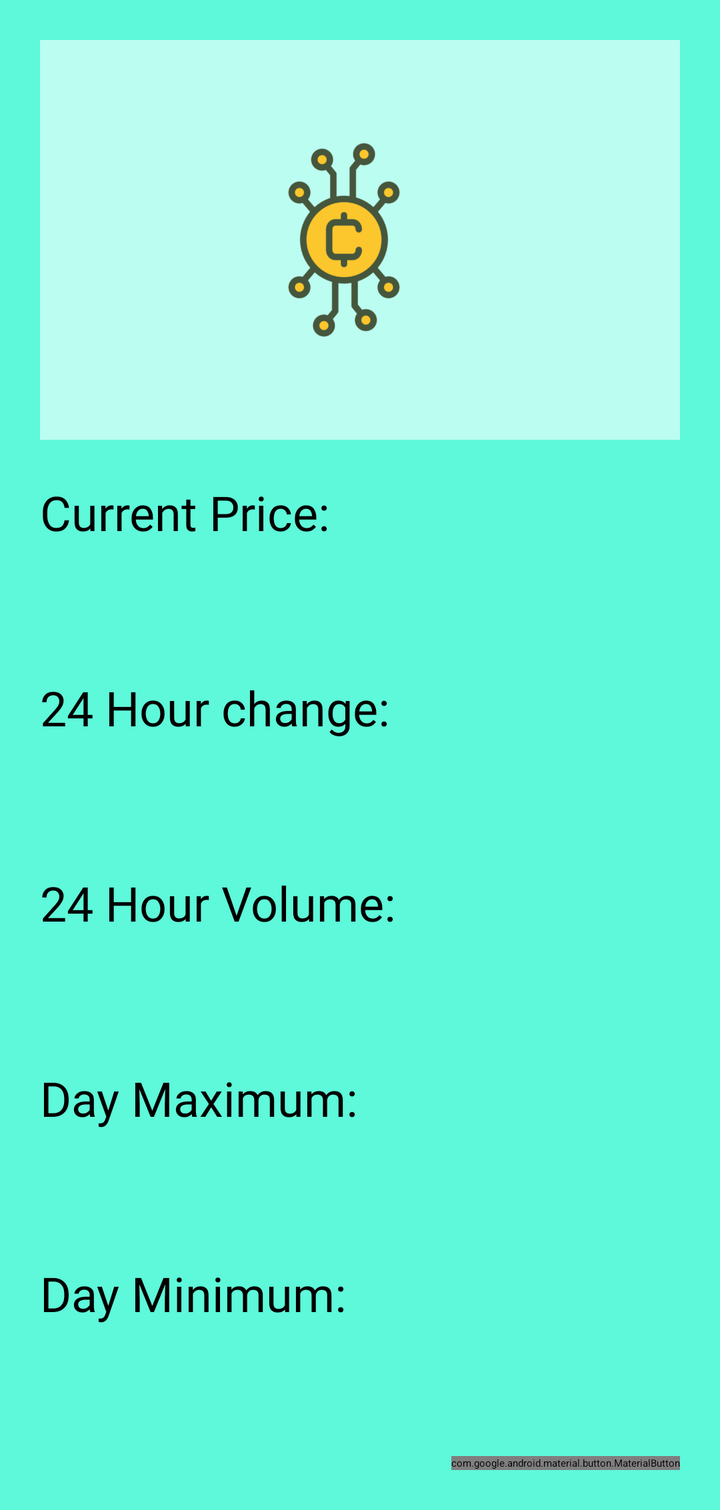
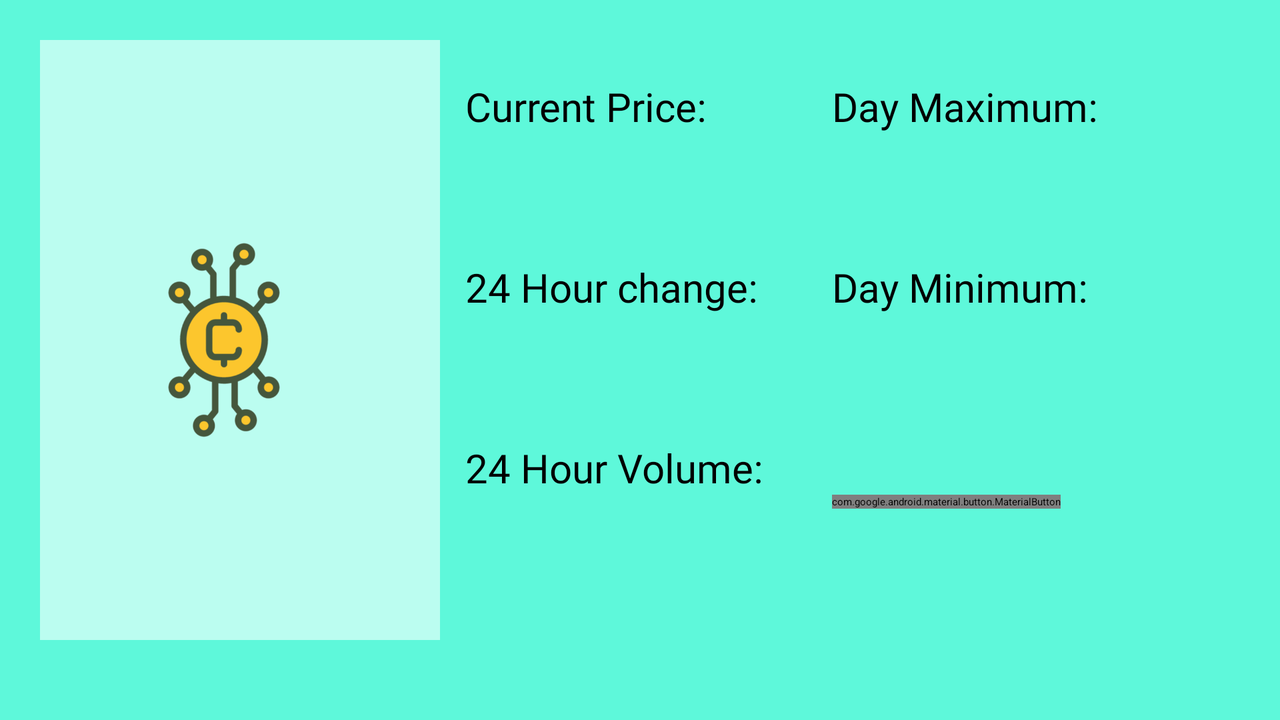

An Android layout and its configuration variant, each rendered on a device that would load it. The default file and the variant file are quoted in full after the pictures.
<!-- AndroidManifest.xml: application theme Theme.MyCryptoApp -->
<!-- res/layout/activity_detailed.xml -->
<?xml version="1.0" encoding="utf-8"?>
<ScrollView xmlns:android="http://schemas.android.com/apk/res/android"
    xmlns:app="http://schemas.android.com/apk/res-auto"
    xmlns:tools="http://schemas.android.com/tools"
    android:layout_width="match_parent"
    android:layout_height="match_parent"
    android:background="@color/theme_BG2"
    tools:context=".DetailedActivity">

    <androidx.constraintlayout.widget.ConstraintLayout
        android:id="@+id/Constrainted1"
        android:layout_width="match_parent"
        android:layout_height="wrap_content"
        app:layout_constraintBottom_toBottomOf="parent"
        app:layout_constraintEnd_toEndOf="parent"
        app:layout_constraintStart_toStartOf="parent"
        app:layout_constraintTop_toTopOf="parent">

        <androidx.cardview.widget.CardView
            android:id="@+id/cardView"
            android:layout_width="0dp"
            android:layout_height="200dp"
            android:layout_margin="20dp"
            app:layout_constraintEnd_toEndOf="parent"
            app:layout_constraintStart_toStartOf="parent"
            app:layout_constraintTop_toTopOf="parent">

            <LinearLayout
                android:id="@+id/ll_DA"
                android:layout_width="match_parent"
                android:layout_height="match_parent"
                android:background="@color/default_But"
                android:orientation="horizontal"
                android:padding="20dp">

                <com.google.android.material.imageview.ShapeableImageView
                    android:id="@+id/imageView2"
                    android:layout_width="wrap_content"
                    android:layout_height="wrap_content"
                    android:layout_gravity="center|center_vertical"
                    android:layout_margin="20dp"
                    android:layout_weight="1"
                    android:adjustViewBounds="false"
                    android:padding="5dp"
                    app:srcCompat="@drawable/app_icon" />

                <TextView
                    android:id="@+id/textViewFullName"
                    android:layout_width="wrap_content"
                    android:layout_height="wrap_content"
                    android:layout_gravity="center|center_vertical"
                    android:layout_margin="20dp"
                    android:layout_weight="1.5"
                    android:fontFamily="@font/bebas"
                    android:textColor="@color/black"
                    android:textSize="65sp" />
            </LinearLayout>

        </androidx.cardview.widget.CardView>

        <com.google.android.material.button.MaterialButton
            android:id="@+id/eventsButton_DA"
            android:layout_width="wrap_content"
            android:layout_height="wrap_content"
            android:layout_margin="20dp"
            android:background="@color/teal_700"
            android:fontFamily="@font/bebas"
            android:text="Events"
            android:textColor="@color/default_But"
            android:textSize="34sp"
            app:layout_constraintBottom_toBottomOf="parent"
            app:layout_constraintEnd_toEndOf="parent"
            app:layout_constraintTop_toBottomOf="@+id/textViewMinDet" />

        <TextView
            android:id="@+id/textView8"
            android:layout_width="wrap_content"
            android:layout_height="wrap_content"
            android:layout_marginStart="20dp"
            android:layout_marginLeft="20dp"
            android:layout_marginTop="20dp"
            android:fontFamily="@font/roboto_medium"
            android:text="@string/day_maximum"
            android:textColor="@color/black"
            android:textSize="24sp"
            app:layout_constraintStart_toStartOf="parent"
            app:layout_constraintTop_toBottomOf="@+id/textView24HourVolDet" />

        <TextView
            android:id="@+id/textViewMaxDet"
            android:layout_width="wrap_content"
            android:layout_height="wrap_content"
            android:fontFamily="@font/bebas"
            android:textColor="@color/black"
            android:textSize="34sp"
            app:layout_constraintStart_toStartOf="@+id/textView8"
            app:layout_constraintTop_toBottomOf="@+id/textView8" />

        <TextView
            android:id="@+id/textView2"
            android:layout_width="wrap_content"
            android:layout_height="wrap_content"
            android:layout_marginStart="20dp"
            android:layout_marginLeft="20dp"
            android:layout_marginTop="20dp"
            android:fontFamily="@font/roboto_medium"
            android:text="@string/current_price"
            android:textColor="@color/black"
            android:textSize="24sp"
            app:layout_constraintStart_toStartOf="parent"
            app:layout_constraintTop_toBottomOf="@+id/cardView"
            app:layout_constraintVertical_chainStyle="packed" />


        <TextView
            android:id="@+id/textView9"
            android:layout_width="wrap_content"
            android:layout_height="wrap_content"
            android:layout_marginStart="20dp"
            android:layout_marginLeft="20dp"
            android:layout_marginTop="20dp"
            android:fontFamily="@font/roboto_medium"
            android:text="@string/_24_hour_volume"
            android:textColor="@color/black"
            android:textSize="24sp"
            app:layout_constraintStart_toStartOf="parent"
            app:layout_constraintTop_toBottomOf="@+id/textViewChange24HourDet" />

        <TextView
            android:id="@+id/textView"
            android:layout_width="wrap_content"
            android:layout_height="wrap_content"
            android:layout_marginStart="20dp"
            android:layout_marginLeft="20dp"
            android:layout_marginTop="20dp"
            android:fontFamily="@font/roboto_medium"
            android:text="@string/_24_hour_change"
            android:textColor="@color/black"
            android:textSize="24sp"
            app:layout_constraintStart_toStartOf="parent"
            app:layout_constraintTop_toBottomOf="@+id/textViewPriceDet" />

        <TextView
            android:id="@+id/textViewChange24HourDet"
            android:layout_width="wrap_content"
            android:layout_height="wrap_content"
            android:fontFamily="@font/bebas"
            android:textColor="@color/black"
            android:textSize="34sp"
            app:layout_constraintStart_toStartOf="@+id/textView"
            app:layout_constraintTop_toBottomOf="@+id/textView" />

        <TextView
            android:id="@+id/textView6"
            android:layout_width="wrap_content"
            android:layout_height="wrap_content"
            android:layout_marginStart="20dp"
            android:layout_marginLeft="20dp"
            android:layout_marginTop="20dp"
            android:fontFamily="@font/roboto_medium"
            android:text="@string/day_minimum"
            android:textColor="@color/black"
            android:textSize="24sp"
            app:layout_constraintStart_toStartOf="parent"
            app:layout_constraintTop_toBottomOf="@+id/textViewMaxDet" />

        <TextView
            android:id="@+id/textView24HourVolDet"
            android:layout_width="wrap_content"
            android:layout_height="wrap_content"
            android:fontFamily="@font/bebas"
            android:textColor="@color/black"
            android:textSize="34sp"
            app:layout_constraintStart_toStartOf="@+id/textView9"
            app:layout_constraintTop_toBottomOf="@+id/textView9" />

        <TextView
            android:id="@+id/textViewPriceDet"
            android:layout_width="wrap_content"
            android:layout_height="wrap_content"
            android:fontFamily="@font/bebas"
            android:textColor="@color/black"
            android:textSize="34sp"
            app:layout_constraintStart_toStartOf="@+id/textView2"
            app:layout_constraintTop_toBottomOf="@+id/textView2" />

        <TextView
            android:id="@+id/textViewMinDet"
            android:layout_width="wrap_content"
            android:layout_height="wrap_content"
            android:fontFamily="@font/bebas"
            android:textColor="@color/black"
            android:textSize="34sp"
            app:layout_constraintStart_toStartOf="@+id/textView6"
            app:layout_constraintTop_toBottomOf="@+id/textView6" />

        <androidx.constraintlayout.widget.Guideline
            android:id="@+id/guideline3"
            android:layout_width="wrap_content"
            android:layout_height="wrap_content"
            android:orientation="vertical"
            app:layout_constraintGuide_begin="201dp"
            app:layout_constraintGuide_percent="0.5" />

    </androidx.constraintlayout.widget.ConstraintLayout>


</ScrollView>
<!-- resources referenced by this layout -->
<resources>
  <color name="black">#FF000000</color>
  <color name="default_But">#BBFDF0</color>
  <color name="teal_700">#FF018786</color>
  <color name="theme_BG2">#5EF8DA</color>
  <!-- drawable app_icon: png bitmap (drawable, 32886 bytes) -->
  <string name="_24_hour_change">24 Hour change:</string>
  <string name="_24_hour_volume">24 Hour Volume:</string>
  <string name="current_price">Current Price:</string>
  <string name="day_maximum">Day Maximum:</string>
  <string name="day_minimum">Day Minimum:</string>
  <style name="Theme.MyCryptoApp" parent="Theme.MaterialComponents.DayNight.NoActionBar">
          
          <item name="colorPrimary">@color/teal_700</item>
          <item name="colorPrimaryVariant">@color/teal_700</item>
          <item name="colorOnPrimary">@color/white</item>
          
          <item name="colorSecondary">@color/teal_200</item>
          <item name="colorSecondaryVariant">@color/teal_700</item>
          <item name="colorOnSecondary">@color/black</item>
          
          <item name="android:statusBarColor" tools:targetApi="l">?attr/colorPrimaryVariant</item>
          
      </style>
  <color name="white">#FFFFFFFF</color>
  <color name="teal_200">#FF03DAC5</color>
</resources>
<!-- res/layout-land/activity_detailed.xml (the repository's variant of the layout above) -->
<!-- drawn on the phone turned sideways -->
<?xml version="1.0" encoding="utf-8"?>
<ScrollView xmlns:android="http://schemas.android.com/apk/res/android"
    xmlns:app="http://schemas.android.com/apk/res-auto"
    xmlns:tools="http://schemas.android.com/tools"
    android:layout_width="match_parent"
    android:layout_height="match_parent"
    android:background="@color/theme_BG2"
    tools:context=".DetailedActivity">

    <androidx.constraintlayout.widget.ConstraintLayout
        android:id="@+id/Constrainted1"
        android:layout_width="match_parent"
        android:layout_height="wrap_content"
        app:layout_constraintBottom_toBottomOf="parent"
        app:layout_constraintEnd_toEndOf="parent"
        app:layout_constraintStart_toStartOf="parent"
        app:layout_constraintTop_toTopOf="parent">

        <androidx.cardview.widget.CardView
            android:id="@+id/cardView"
            android:layout_width="200dp"
            android:layout_height="300dp"
            android:layout_margin="20dp"
            app:layout_constraintBottom_toBottomOf="parent"
            app:layout_constraintStart_toStartOf="parent"
            app:layout_constraintTop_toTopOf="parent">

            <LinearLayout
                android:id="@+id/ll_DA"
                android:layout_width="match_parent"
                android:layout_height="match_parent"
                android:background="@color/default_But"
                android:orientation="horizontal"
                android:padding="20dp">

                <com.google.android.material.imageview.ShapeableImageView
                    android:id="@+id/imageView2"
                    android:layout_width="120dp"
                    android:layout_height="120dp"
                    android:layout_gravity="center|center_vertical"
                    android:layout_margin="20dp"
                    android:layout_weight="1"
                    android:adjustViewBounds="false"
                    android:padding="5dp"
                    android:scaleType="centerCrop"
                    app:srcCompat="@drawable/app_icon" />

                <TextView
                    android:id="@+id/textViewFullName"
                    android:layout_width="wrap_content"
                    android:layout_height="wrap_content"
                    android:layout_gravity="center|center_vertical"
                    android:layout_margin="20dp"
                    android:layout_weight="1.5"
                    android:fontFamily="@font/bebas"
                    android:textColor="@color/black"
                    android:textSize="75sp" />
            </LinearLayout>

        </androidx.cardview.widget.CardView>

        <com.google.android.material.button.MaterialButton
            android:id="@+id/eventsButton_DA"
            android:layout_width="wrap_content"
            android:layout_height="wrap_content"
            android:background="@color/teal_700"
            android:fontFamily="@font/bebas"
            android:text="Events"
            android:textColor="@color/default_But"
            android:textSize="34sp"
            app:layout_constraintStart_toStartOf="@+id/textView6"
            app:layout_constraintTop_toBottomOf="@+id/textView9" />

        <TextView
            android:id="@+id/textView8"
            android:layout_width="wrap_content"
            android:layout_height="wrap_content"
            android:fontFamily="@font/roboto_medium"
            android:text="@string/day_maximum"
            android:textColor="@color/black"
            android:textSize="20sp"
            app:layout_constraintStart_toStartOf="@+id/guideline3"
            app:layout_constraintTop_toTopOf="@+id/textView2" />

        <TextView
            android:id="@+id/textViewMaxDet"
            android:layout_width="wrap_content"
            android:layout_height="wrap_content"
            android:fontFamily="@font/bebas"
            android:textColor="@color/black"
            android:textSize="40sp"
            app:layout_constraintStart_toStartOf="@+id/textView8"
            app:layout_constraintTop_toBottomOf="@+id/textView8" />

        <TextView
            android:id="@+id/textView2"
            android:layout_width="wrap_content"
            android:layout_height="wrap_content"
            android:layout_marginEnd="50dp"
            android:layout_marginRight="50dp"
            android:fontFamily="@font/roboto_medium"
            android:text="@string/current_price"
            android:textColor="@color/black"
            android:textSize="20sp"
            app:layout_constraintBottom_toTopOf="@+id/textViewPriceDet"
            app:layout_constraintEnd_toStartOf="@+id/textView8"
            app:layout_constraintStart_toEndOf="@+id/cardView"
            app:layout_constraintTop_toTopOf="@+id/cardView"
            app:layout_constraintVertical_chainStyle="packed" />


        <TextView
            android:id="@+id/textView9"
            android:layout_width="wrap_content"
            android:layout_height="wrap_content"
            android:layout_marginTop="10dp"
            android:fontFamily="@font/roboto_medium"
            android:text="@string/_24_hour_volume"
            android:textColor="@color/black"
            android:textSize="20sp"
            app:layout_constraintBottom_toTopOf="@+id/textView24HourVolDet"
            app:layout_constraintStart_toStartOf="@+id/textViewChange24HourDet"
            app:layout_constraintTop_toBottomOf="@+id/textViewChange24HourDet" />

        <TextView
            android:id="@+id/textView"
            android:layout_width="wrap_content"
            android:layout_height="wrap_content"
            android:layout_marginTop="10dp"
            android:fontFamily="@font/roboto_medium"
            android:text="@string/_24_hour_change"
            android:textColor="@color/black"
            android:textSize="20sp"
            app:layout_constraintBottom_toTopOf="@+id/textViewChange24HourDet"
            app:layout_constraintStart_toStartOf="@+id/textViewPriceDet"
            app:layout_constraintTop_toBottomOf="@+id/textViewPriceDet" />

        <TextView
            android:id="@+id/textViewChange24HourDet"
            android:layout_width="wrap_content"
            android:layout_height="wrap_content"
            android:fontFamily="@font/bebas"
            android:textColor="@color/black"
            android:textSize="40sp"
            app:layout_constraintBottom_toTopOf="@+id/textView9"
            app:layout_constraintStart_toStartOf="@+id/textView"
            app:layout_constraintTop_toBottomOf="@+id/textView" />

        <TextView
            android:id="@+id/textView6"
            android:layout_width="wrap_content"
            android:layout_height="wrap_content"
            android:layout_marginTop="10dp"
            android:fontFamily="@font/roboto_medium"
            android:text="@string/day_minimum"
            android:textColor="@color/black"
            android:textSize="20sp"
            app:layout_constraintStart_toStartOf="@+id/textViewMaxDet"
            app:layout_constraintTop_toBottomOf="@+id/textViewMaxDet" />

        <TextView
            android:id="@+id/textView24HourVolDet"
            android:layout_width="wrap_content"
            android:layout_height="wrap_content"
            android:fontFamily="@font/bebas"
            android:textColor="@color/black"
            android:textSize="40sp"
            app:layout_constraintBottom_toBottomOf="@+id/cardView"
            app:layout_constraintStart_toStartOf="@+id/textView9"
            app:layout_constraintTop_toBottomOf="@+id/textView9" />

        <TextView
            android:id="@+id/textViewPriceDet"
            android:layout_width="wrap_content"
            android:layout_height="wrap_content"
            android:fontFamily="@font/bebas"
            android:textColor="@color/black"
            android:textSize="40sp"
            app:layout_constraintBottom_toTopOf="@+id/textView"
            app:layout_constraintStart_toStartOf="@+id/textView2"
            app:layout_constraintTop_toBottomOf="@+id/textView2" />

        <TextView
            android:id="@+id/textViewMinDet"
            android:layout_width="wrap_content"
            android:layout_height="wrap_content"
            android:fontFamily="@font/bebas"
            android:textColor="@color/black"
            android:textSize="40sp"
            app:layout_constraintStart_toStartOf="@+id/textView6"
            app:layout_constraintTop_toBottomOf="@+id/textView6" />

        <androidx.constraintlayout.widget.Guideline
            android:id="@+id/guideline3"
            android:layout_width="wrap_content"
            android:layout_height="wrap_content"
            android:orientation="vertical"
            app:layout_constraintGuide_percent="0.65" />

    </androidx.constraintlayout.widget.ConstraintLayout>


</ScrollView>
